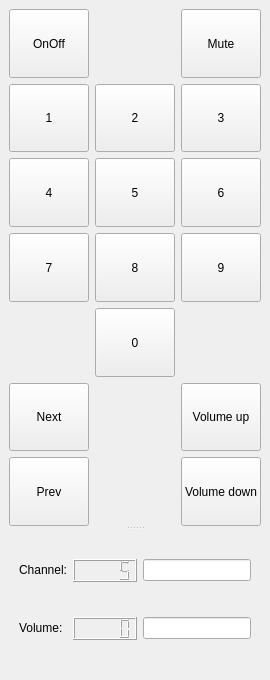
<?xml version="1.0" encoding="UTF-8"?>
<ui version="4.0">
 <class>TVController</class>
 <widget class="QMainWindow" name="TVController">
  <property name="geometry">
   <rect>
    <x>0</x>
    <y>0</y>
    <width>257</width>
    <height>680</height>
   </rect>
  </property>
  <property name="windowTitle">
   <string>MainWindow</string>
  </property>
  <property name="toolButtonStyle">
   <enum>Qt::ToolButtonFollowStyle</enum>
  </property>
  <property name="animated">
   <bool>true</bool>
  </property>
  <property name="tabShape">
   <enum>QTabWidget::Rounded</enum>
  </property>
  <property name="dockOptions">
   <set>QMainWindow::AnimatedDocks</set>
  </property>
  <widget class="QWidget" name="centralwidget">
   <layout class="QGridLayout" name="gridLayout_4">
    <item row="0" column="0">
     <widget class="QSplitter" name="splitter">
      <property name="orientation">
       <enum>Qt::Vertical</enum>
      </property>
      <widget class="QWidget" name="gridLayoutWidget">
       <layout class="QGridLayout" name="gridLayout">
        <item row="1" column="0">
         <widget class="QPushButton" name="pbN1">
          <property name="sizePolicy">
           <sizepolicy hsizetype="Minimum" vsizetype="Expanding">
            <horstretch>0</horstretch>
            <verstretch>0</verstretch>
           </sizepolicy>
          </property>
          <property name="text">
           <string>1</string>
          </property>
         </widget>
        </item>
        <item row="1" column="2">
         <widget class="QPushButton" name="pbN3">
          <property name="sizePolicy">
           <sizepolicy hsizetype="Minimum" vsizetype="Expanding">
            <horstretch>0</horstretch>
            <verstretch>0</verstretch>
           </sizepolicy>
          </property>
          <property name="text">
           <string>3</string>
          </property>
         </widget>
        </item>
        <item row="6" column="2">
         <widget class="QPushButton" name="pbVolumeDown">
          <property name="sizePolicy">
           <sizepolicy hsizetype="Minimum" vsizetype="Expanding">
            <horstretch>0</horstretch>
            <verstretch>0</verstretch>
           </sizepolicy>
          </property>
          <property name="text">
           <string>Volume down</string>
          </property>
         </widget>
        </item>
        <item row="4" column="1">
         <widget class="QPushButton" name="pbN0">
          <property name="sizePolicy">
           <sizepolicy hsizetype="Minimum" vsizetype="Expanding">
            <horstretch>0</horstretch>
            <verstretch>0</verstretch>
           </sizepolicy>
          </property>
          <property name="text">
           <string>0</string>
          </property>
         </widget>
        </item>
        <item row="2" column="0">
         <widget class="QPushButton" name="pbN4">
          <property name="sizePolicy">
           <sizepolicy hsizetype="Minimum" vsizetype="Expanding">
            <horstretch>0</horstretch>
            <verstretch>0</verstretch>
           </sizepolicy>
          </property>
          <property name="text">
           <string>4</string>
          </property>
         </widget>
        </item>
        <item row="3" column="1">
         <widget class="QPushButton" name="pbN8">
          <property name="sizePolicy">
           <sizepolicy hsizetype="Minimum" vsizetype="Expanding">
            <horstretch>0</horstretch>
            <verstretch>0</verstretch>
           </sizepolicy>
          </property>
          <property name="text">
           <string>8</string>
          </property>
         </widget>
        </item>
        <item row="0" column="0">
         <widget class="QPushButton" name="pbOnOff">
          <property name="sizePolicy">
           <sizepolicy hsizetype="Minimum" vsizetype="Expanding">
            <horstretch>0</horstretch>
            <verstretch>0</verstretch>
           </sizepolicy>
          </property>
          <property name="text">
           <string>OnOff</string>
          </property>
         </widget>
        </item>
        <item row="1" column="1">
         <widget class="QPushButton" name="pbN2">
          <property name="sizePolicy">
           <sizepolicy hsizetype="Minimum" vsizetype="Expanding">
            <horstretch>0</horstretch>
            <verstretch>0</verstretch>
           </sizepolicy>
          </property>
          <property name="text">
           <string>2</string>
          </property>
         </widget>
        </item>
        <item row="6" column="0">
         <widget class="QPushButton" name="pbPrevCh">
          <property name="sizePolicy">
           <sizepolicy hsizetype="Minimum" vsizetype="Expanding">
            <horstretch>0</horstretch>
            <verstretch>0</verstretch>
           </sizepolicy>
          </property>
          <property name="text">
           <string>Prev</string>
          </property>
         </widget>
        </item>
        <item row="5" column="0">
         <widget class="QPushButton" name="pbNextCh">
          <property name="sizePolicy">
           <sizepolicy hsizetype="Minimum" vsizetype="Expanding">
            <horstretch>0</horstretch>
            <verstretch>0</verstretch>
           </sizepolicy>
          </property>
          <property name="text">
           <string>Next</string>
          </property>
         </widget>
        </item>
        <item row="2" column="1">
         <widget class="QPushButton" name="pbN5">
          <property name="sizePolicy">
           <sizepolicy hsizetype="Minimum" vsizetype="Expanding">
            <horstretch>0</horstretch>
            <verstretch>0</verstretch>
           </sizepolicy>
          </property>
          <property name="text">
           <string>5</string>
          </property>
         </widget>
        </item>
        <item row="3" column="0">
         <widget class="QPushButton" name="pbN7">
          <property name="sizePolicy">
           <sizepolicy hsizetype="Minimum" vsizetype="Expanding">
            <horstretch>0</horstretch>
            <verstretch>0</verstretch>
           </sizepolicy>
          </property>
          <property name="text">
           <string>7</string>
          </property>
         </widget>
        </item>
        <item row="3" column="2">
         <widget class="QPushButton" name="pbN9">
          <property name="sizePolicy">
           <sizepolicy hsizetype="Minimum" vsizetype="Expanding">
            <horstretch>0</horstretch>
            <verstretch>0</verstretch>
           </sizepolicy>
          </property>
          <property name="text">
           <string>9</string>
          </property>
         </widget>
        </item>
        <item row="0" column="2">
         <widget class="QPushButton" name="pbMute">
          <property name="sizePolicy">
           <sizepolicy hsizetype="Minimum" vsizetype="Expanding">
            <horstretch>0</horstretch>
            <verstretch>0</verstretch>
           </sizepolicy>
          </property>
          <property name="text">
           <string>Mute</string>
          </property>
         </widget>
        </item>
        <item row="2" column="2">
         <widget class="QPushButton" name="pbN6">
          <property name="sizePolicy">
           <sizepolicy hsizetype="Minimum" vsizetype="Expanding">
            <horstretch>0</horstretch>
            <verstretch>0</verstretch>
           </sizepolicy>
          </property>
          <property name="text">
           <string>6</string>
          </property>
         </widget>
        </item>
        <item row="5" column="2">
         <widget class="QPushButton" name="pbVolumeUp">
          <property name="sizePolicy">
           <sizepolicy hsizetype="Minimum" vsizetype="Expanding">
            <horstretch>0</horstretch>
            <verstretch>0</verstretch>
           </sizepolicy>
          </property>
          <property name="text">
           <string>Volume up</string>
          </property>
         </widget>
        </item>
       </layout>
      </widget>
      <widget class="QWidget" name="gridLayoutWidget_2">
       <layout class="QGridLayout" name="gridLayout_2" rowstretch="0,0">
        <property name="sizeConstraint">
         <enum>QLayout::SetDefaultConstraint</enum>
        </property>
        <property name="leftMargin">
         <number>10</number>
        </property>
        <property name="rightMargin">
         <number>10</number>
        </property>
        <item row="0" column="0">
         <widget class="QLabel" name="lbChannel">
          <property name="sizePolicy">
           <sizepolicy hsizetype="Expanding" vsizetype="Fixed">
            <horstretch>0</horstretch>
            <verstretch>0</verstretch>
           </sizepolicy>
          </property>
          <property name="text">
           <string>Channel:</string>
          </property>
         </widget>
        </item>
        <item row="0" column="2">
         <widget class="QLineEdit" name="leChannel">
          <property name="readOnly">
           <bool>true</bool>
          </property>
         </widget>
        </item>
        <item row="1" column="2">
         <widget class="QLineEdit" name="leVolume">
          <property name="enabled">
           <bool>true</bool>
          </property>
          <property name="readOnly">
           <bool>true</bool>
          </property>
         </widget>
        </item>
        <item row="1" column="0">
         <widget class="QLabel" name="lbVolume">
          <property name="sizePolicy">
           <sizepolicy hsizetype="Expanding" vsizetype="Fixed">
            <horstretch>0</horstretch>
            <verstretch>0</verstretch>
           </sizepolicy>
          </property>
          <property name="text">
           <string>Volume:</string>
          </property>
         </widget>
        </item>
        <item row="0" column="1">
         <widget class="QLCDNumber" name="lcdChannel">
          <property name="font">
           <font>
            <pointsize>8</pointsize>
            <weight>50</weight>
            <bold>false</bold>
           </font>
          </property>
          <property name="intValue" stdset="0">
           <number>5</number>
          </property>
         </widget>
        </item>
        <item row="1" column="1">
         <widget class="QLCDNumber" name="lcdVolume"/>
        </item>
       </layout>
      </widget>
     </widget>
    </item>
   </layout>
  </widget>
 </widget>
 <resources/>
 <connections>
  <connection>
   <sender>pbOnOff</sender>
   <signal>clicked()</signal>
   <receiver>TVController</receiver>
   <slot>close()</slot>
   <hints>
    <hint type="sourcelabel">
     <x>47</x>
     <y>44</y>
    </hint>
    <hint type="destinationlabel">
     <x>128</x>
     <y>339</y>
    </hint>
   </hints>
  </connection>
  <connection>
   <sender>pbN0</sender>
   <signal>clicked()</signal>
   <receiver>TVController</receiver>
   <slot>InputChannel()</slot>
   <hints>
    <hint type="sourcelabel">
     <x>128</x>
     <y>349</y>
    </hint>
    <hint type="destinationlabel">
     <x>128</x>
     <y>339</y>
    </hint>
   </hints>
  </connection>
  <connection>
   <sender>pbN1</sender>
   <signal>clicked()</signal>
   <receiver>TVController</receiver>
   <slot>InputChannel()</slot>
   <hints>
    <hint type="sourcelabel">
     <x>47</x>
     <y>120</y>
    </hint>
    <hint type="destinationlabel">
     <x>128</x>
     <y>339</y>
    </hint>
   </hints>
  </connection>
  <connection>
   <sender>pbN2</sender>
   <signal>clicked()</signal>
   <receiver>TVController</receiver>
   <slot>InputChannel()</slot>
   <hints>
    <hint type="sourcelabel">
     <x>128</x>
     <y>120</y>
    </hint>
    <hint type="destinationlabel">
     <x>128</x>
     <y>339</y>
    </hint>
   </hints>
  </connection>
  <connection>
   <sender>pbN3</sender>
   <signal>clicked()</signal>
   <receiver>TVController</receiver>
   <slot>InputChannel()</slot>
   <hints>
    <hint type="sourcelabel">
     <x>209</x>
     <y>120</y>
    </hint>
    <hint type="destinationlabel">
     <x>128</x>
     <y>339</y>
    </hint>
   </hints>
  </connection>
  <connection>
   <sender>pbN4</sender>
   <signal>clicked()</signal>
   <receiver>TVController</receiver>
   <slot>InputChannel()</slot>
   <hints>
    <hint type="sourcelabel">
     <x>47</x>
     <y>196</y>
    </hint>
    <hint type="destinationlabel">
     <x>128</x>
     <y>339</y>
    </hint>
   </hints>
  </connection>
  <connection>
   <sender>pbN5</sender>
   <signal>clicked()</signal>
   <receiver>TVController</receiver>
   <slot>InputChannel()</slot>
   <hints>
    <hint type="sourcelabel">
     <x>128</x>
     <y>196</y>
    </hint>
    <hint type="destinationlabel">
     <x>128</x>
     <y>339</y>
    </hint>
   </hints>
  </connection>
  <connection>
   <sender>pbN6</sender>
   <signal>clicked()</signal>
   <receiver>TVController</receiver>
   <slot>InputChannel()</slot>
   <hints>
    <hint type="sourcelabel">
     <x>209</x>
     <y>196</y>
    </hint>
    <hint type="destinationlabel">
     <x>128</x>
     <y>339</y>
    </hint>
   </hints>
  </connection>
  <connection>
   <sender>pbN7</sender>
   <signal>clicked()</signal>
   <receiver>TVController</receiver>
   <slot>InputChannel()</slot>
   <hints>
    <hint type="sourcelabel">
     <x>47</x>
     <y>273</y>
    </hint>
    <hint type="destinationlabel">
     <x>128</x>
     <y>339</y>
    </hint>
   </hints>
  </connection>
  <connection>
   <sender>pbN8</sender>
   <signal>clicked()</signal>
   <receiver>TVController</receiver>
   <slot>InputChannel()</slot>
   <hints>
    <hint type="sourcelabel">
     <x>128</x>
     <y>273</y>
    </hint>
    <hint type="destinationlabel">
     <x>128</x>
     <y>339</y>
    </hint>
   </hints>
  </connection>
  <connection>
   <sender>pbN9</sender>
   <signal>clicked()</signal>
   <receiver>TVController</receiver>
   <slot>InputChannel()</slot>
   <hints>
    <hint type="sourcelabel">
     <x>209</x>
     <y>273</y>
    </hint>
    <hint type="destinationlabel">
     <x>128</x>
     <y>339</y>
    </hint>
   </hints>
  </connection>
  <connection>
   <sender>pbNextCh</sender>
   <signal>clicked()</signal>
   <receiver>TVController</receiver>
   <slot>NextChannel()</slot>
   <hints>
    <hint type="sourcelabel">
     <x>47</x>
     <y>425</y>
    </hint>
    <hint type="destinationlabel">
     <x>128</x>
     <y>339</y>
    </hint>
   </hints>
  </connection>
  <connection>
   <sender>pbPrevCh</sender>
   <signal>clicked()</signal>
   <receiver>TVController</receiver>
   <slot>PrevChannel()</slot>
   <hints>
    <hint type="sourcelabel">
     <x>47</x>
     <y>501</y>
    </hint>
    <hint type="destinationlabel">
     <x>128</x>
     <y>339</y>
    </hint>
   </hints>
  </connection>
  <connection>
   <sender>pbMute</sender>
   <signal>clicked()</signal>
   <receiver>TVController</receiver>
   <slot>Mute()</slot>
   <hints>
    <hint type="sourcelabel">
     <x>209</x>
     <y>44</y>
    </hint>
    <hint type="destinationlabel">
     <x>128</x>
     <y>339</y>
    </hint>
   </hints>
  </connection>
  <connection>
   <sender>pbVolumeUp</sender>
   <signal>clicked()</signal>
   <receiver>TVController</receiver>
   <slot>VolumeUp()</slot>
   <hints>
    <hint type="sourcelabel">
     <x>209</x>
     <y>425</y>
    </hint>
    <hint type="destinationlabel">
     <x>128</x>
     <y>339</y>
    </hint>
   </hints>
  </connection>
  <connection>
   <sender>pbVolumeDown</sender>
   <signal>clicked()</signal>
   <receiver>TVController</receiver>
   <slot>VolumeDown()</slot>
   <hints>
    <hint type="sourcelabel">
     <x>209</x>
     <y>501</y>
    </hint>
    <hint type="destinationlabel">
     <x>128</x>
     <y>339</y>
    </hint>
   </hints>
  </connection>
 </connections>
 <slots>
  <slot>Mute()</slot>
  <slot>VolumeUp()</slot>
  <slot>VolumeDown()</slot>
  <slot>NextChannel()</slot>
  <slot>PrevChannel()</slot>
  <slot>InputChannel()</slot>
 </slots>
</ui>
